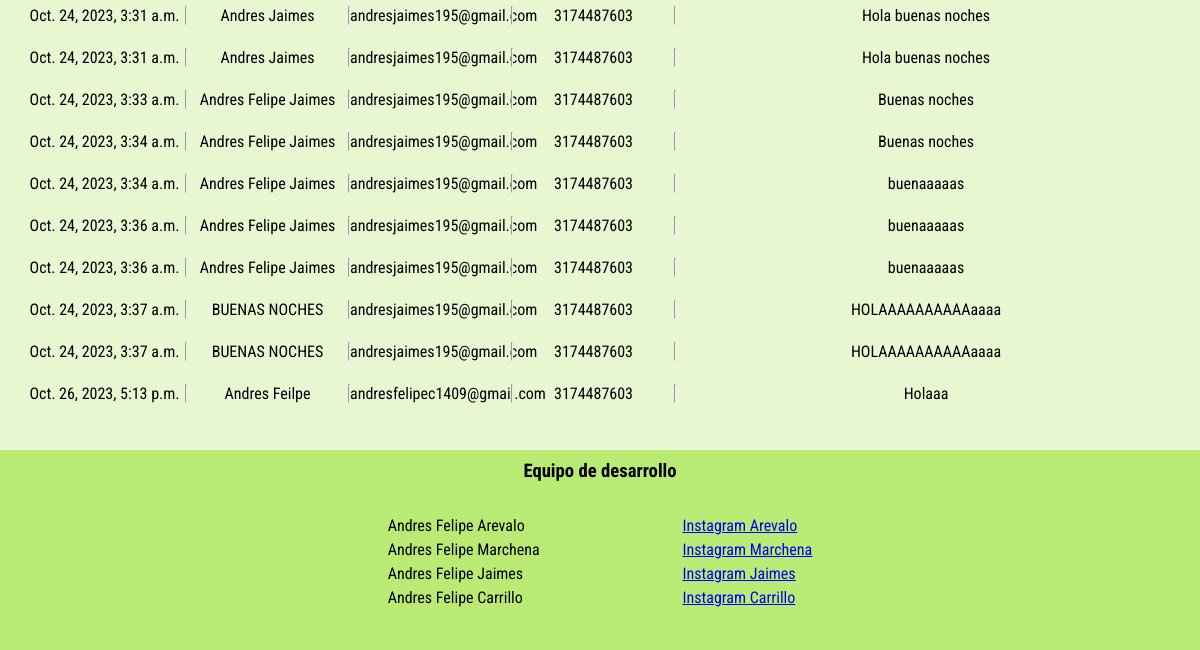
The page /quejas/ (signed in, lower part) on the database as committed earlier.
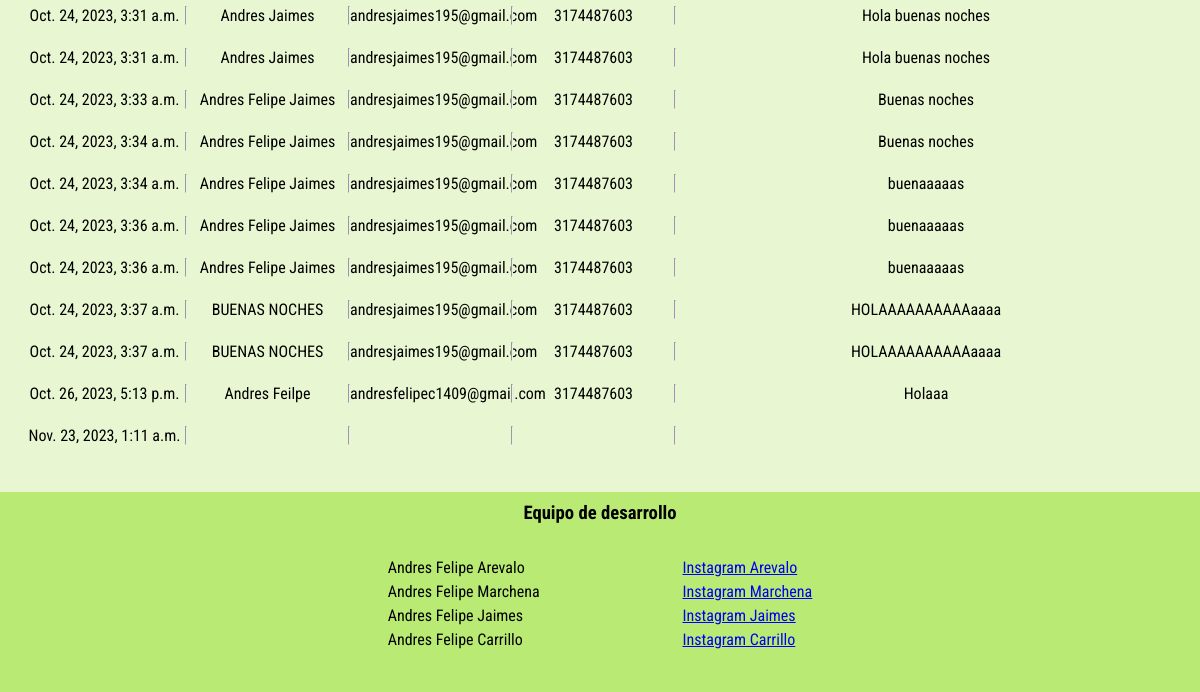
The same page on the database as committed later.
### Aplicaciones/contacto/models.py (models this page shows)
class Pqrs(models.Model):
    date = models.DateTimeField(auto_now=True)
    name = models.CharField(max_length=90)
    email = models.CharField(max_length=90)
    phone = models.CharField(max_length=90)
    message = models.CharField(max_length=2000)

### Aplicaciones/contacto/views.py (the view, shortened to what this page needs)
# urls.py: path('quejas/', login_required(views.PQRS, login_url = 'login'), name = 'PQRS'),
def PQRS(request):
    if request.method == "GET":
        obj_quejas = Pqrs.objects.all()
        return render(request, 'PQRS.html',{'q':obj_quejas})

### Aplicaciones/contacto/templates/PQRS.html (shortened to what this page needs)
{% extends 'layouts/base.html' %}
{% load static %}
{% block content %}
<link rel="stylesheet" href="{% static 'css/PQRS.css' %}" type="text/css">
<div class="pqrs">
    {% for queja in q%}
    <div>
        <div class="container">
            <div class="fecha">{{queja.date}}</div><hr>
            <div class="nombre">{{queja.name}}</div><hr>
            <div class="correo">{{queja.email}}</div><hr>
            <div class="telefono">{{queja.phone}}</div><hr>
            <div class="mensaje">{{queja.message}}</div>
        </div>
    </div>
    {% endfor %}
</div>
{% endblock %}

Rows that differ between the two databases and show on the page:
added Pqrs: date "Nov. 23, 2023, 1:11 a.m."
